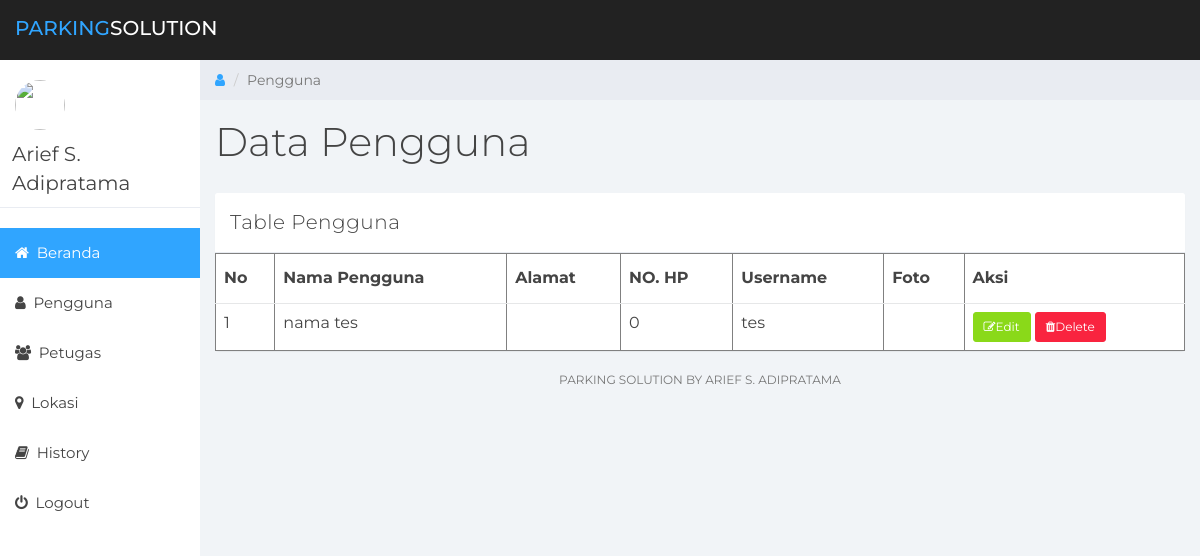
The app's page /parking/pengguna.php with its own data.
### tables this page shows
CREATE TABLE `pengguna` (
  `id_pengguna` int(11) NOT NULL,
  `nama_pengguna` varchar(50) NOT NULL,
  `alamat` varchar(255) NOT NULL,
  `no_hp` int(11) NOT NULL,
  `username` varchar(50) NOT NULL,
  `password` varchar(50) NOT NULL,
  `foto` varchar(255) DEFAULT NULL,
  `id_jenis_pengguna` int(11) NOT NULL
);

### parking/pengguna.php (the view, shortened to what this page needs)
<html>
<head>
	<link href="css/bootstrap.min.css" rel="stylesheet">
	<link href="css/font-awesome.min.css" rel="stylesheet">
	<link href="css/datepicker3.css" rel="stylesheet">
	<link href="css/styles.css" rel="stylesheet">
</head>
<body>
	<nav class="navbar navbar-custom navbar-fixed-top" role="navigation">
		<div class="container-fluid">
			<div class="navbar-header">
				<a class="navbar-brand" href="#"><span>Parking</span>Solution</a>
		</div>
	</nav>
		<?php
			include "inc/menu.php";
		?>
	<div class="col-sm-9 col-sm-offset-3 col-lg-10 col-lg-offset-2 main">
		<div class="row">
			<ol class="breadcrumb">
				<li><a href="#">
					<em class="fa fa-user"></em>
				</a></li>
				<li class="active">Pengguna</li>
			</ol>
		</div>
		<div class="row">
			<div class="col-lg-12">
				<h1 class="page-header">Data Pengguna</h1>
			</div>
		</div>
		<div class="row">
			<div class="col-lg-12">
				<div class="panel panel-default">
					<div class="panel-heading">
						Table Pengguna
					</div>
					<table border="1px" class="table">
				            <thead>
				                <th>No</th>
				                <th>Nama Pengguna</th>
				                <th>Alamat</th>
				                <th>NO. HP</th>
				                <th>Username</th>
				                <th>Foto</th>
				                <th>Aksi</th>
				            </thead>
				            <tbody>
				                <?php
				                    $query = "SELECT * FROM pengguna where id_jenis_pengguna = 2";
				                    $sql = mysql_query($query);
				                    if($sql){
				                        if (mysql_num_rows($sql) > 0){
				                            $no = 1;
				                            while($row = mysql_fetch_array($sql)){?>
				                               <tr>
				                                    <td><?php echo $no ?></th>
				                                    <td><?php echo $row['nama_pengguna'];?></td>
				                                    <td><?php echo $row['alamat'];?></td>
				                                    <td><?php echo $row['no_hp'];?></td>
				                                    <td><?php echo $row['username'];?></td>
				                                    <td><?php echo $row['foto'];?></td>
				                                    <td><div class="btn btn-success btn-sm"> <span class="fa fa-pencil-square-o">
				                                    </span>Edit</div>
				                                    <div class="btn btn-danger btn-sm"> <span class="fa fa-trash">
				                                	</span>Delete</div></td>
				                               </tr>
				                            <?php
				                                $no++;
				                            }
				                        } else {
				                            echo "tidak ada data";
				                        }
				                    }else{
				                        echo "terjadi kesalahan";
				                    }
				                ?>
				            </tbody>
				        </table>
				</div>
			</div>
		</div>
			<div class="col-sm-12">
				<p class="back-link">Parking Solution by Arief S. Adipratama</a></p>
			</div>
		</div>
</body>
</html>

### parking/css/styles.css (style rules this page uses)
body { background: #f1f4f7; padding-top: 60px; font-size: 14px; color: #444444; font-family: "Montserrat", "Helvetica Neue", Helvetica, Arial, sans-serif; }
p { color: #777; }
a, a:hover, a:focus { color: #30a5ff; }
h1, h2, h3, h4, h5, h6 { color: #444444; }
h1 { font-weight: 300; font-size: 40px; }
.navbar-custom { background: #222; height: 60px; }
.navbar-header .navbar-brand { color: #fff; font-size: 20px; text-transform: uppercase; font-weight: 500; height: 60px; padding-top: 18px; }
.navbar-header .navbar-brand span { color: #30a5ff; }
.btn-success, .btn-success:hover, .btn-success:focus, .btn-success:active, .btn-success.active, .open > .dropdown-toggle.btn-success, .btn-success.disabled, .btn-success[disabled], fieldset[disabled] .btn-success, .btn-success.disabled:hover, .btn-success[disabled]:hover, fieldset[disabled] .btn-success:hover, .btn-success.disabled:focus, .btn-success[disabled]:focus, fieldset[disabled] .btn-success:focus, .btn-success.disabled:active, .btn-success[disabled]:active, fieldset[disabled] .btn-success:active, .btn-success.disabled.active, .btn-success[disabled].active, fieldset[disabled] .btn-success.active { background-color: #8ad919; border-color: #8ad919; }
.btn-danger, .btn-danger:hover, .btn-danger:focus, .btn-danger:active, .btn-danger.active, .open > .dropdown-toggle.btn-danger, .btn-danger.disabled, .btn-danger[disabled], fieldset[disabled] .btn-danger, .btn-danger.disabled:hover, .btn-danger[disabled]:hover, fieldset[disabled] .btn-danger:hover, .btn-danger.disabled:focus, .btn-danger[disabled]:focus, fieldset[disabled] .btn-danger:focus, .btn-danger.disabled:active, .btn-danger[disabled]:active, fieldset[disabled] .btn-danger:active, .btn-danger.disabled.active, .btn-danger[disabled].active, fieldset[disabled] .btn-danger.active { background-color: #f9243f; border-color: #f9243f; }
.panel { border: 0; }
.panel-heading { font-size: 20px; font-weight: 300; letter-spacing: 0.025em; height: 60px; line-height: 38px; }
.panel-default .panel-heading { background: #fff; border-bottom: 1px solid #e9ecf2; color: #444444; }
.navbar { border: 0; }
@media (min-width: 768px) { .navbar-header { width: 100%; } }
.breadcrumb { border-radius: 0; padding: 10px 15px 10px 15px; background: #e9ecf2; margin: 0; }
h1.page-header { margin-top: 20px; border-bottom: 0; }
.table { background: #fff; }
.table > thead > tr > th { border-bottom: 1px solid #e6e7e8; vertical-align: middle; height: 50px; }
p.back-link { text-align: center; margin-bottom: 20px; font-size: 12px; text-transform: uppercase; }

### records on screen
pengguna: nama_pengguna "nama tes", no_hp "0", username "tes"
